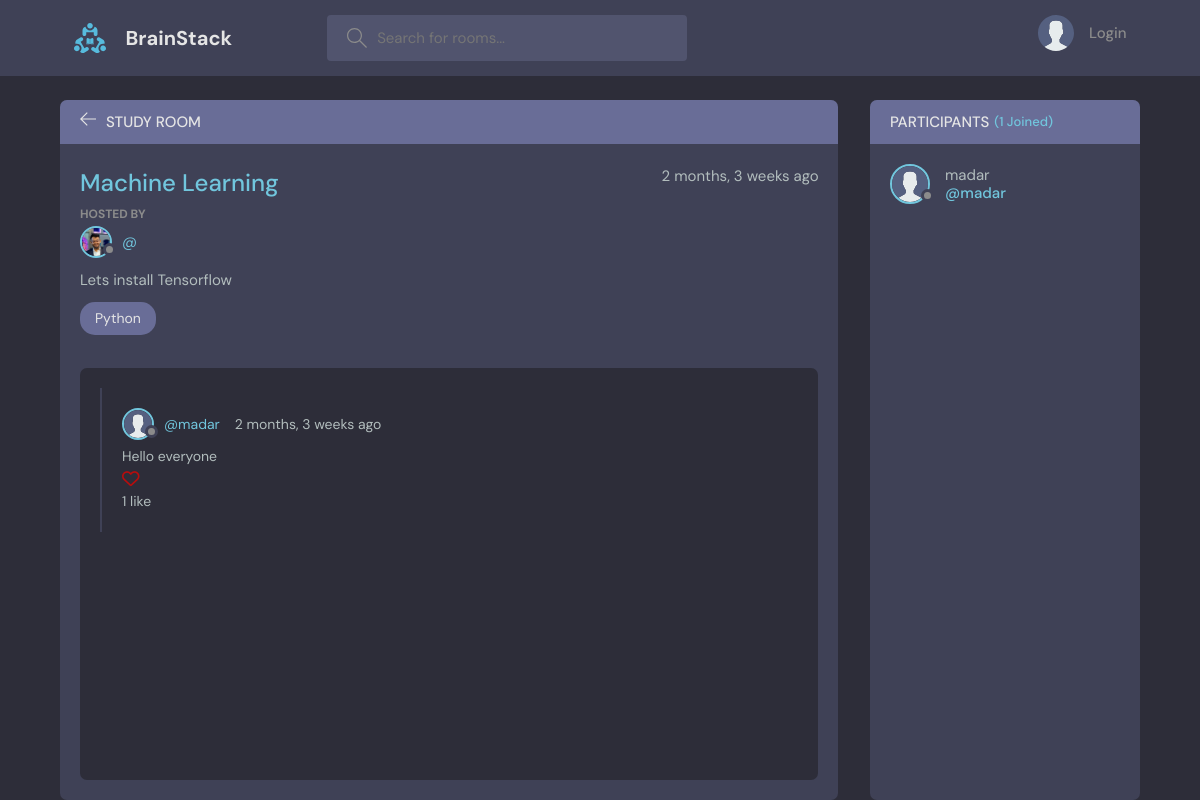
The page /room/4/ on the database as committed earlier.
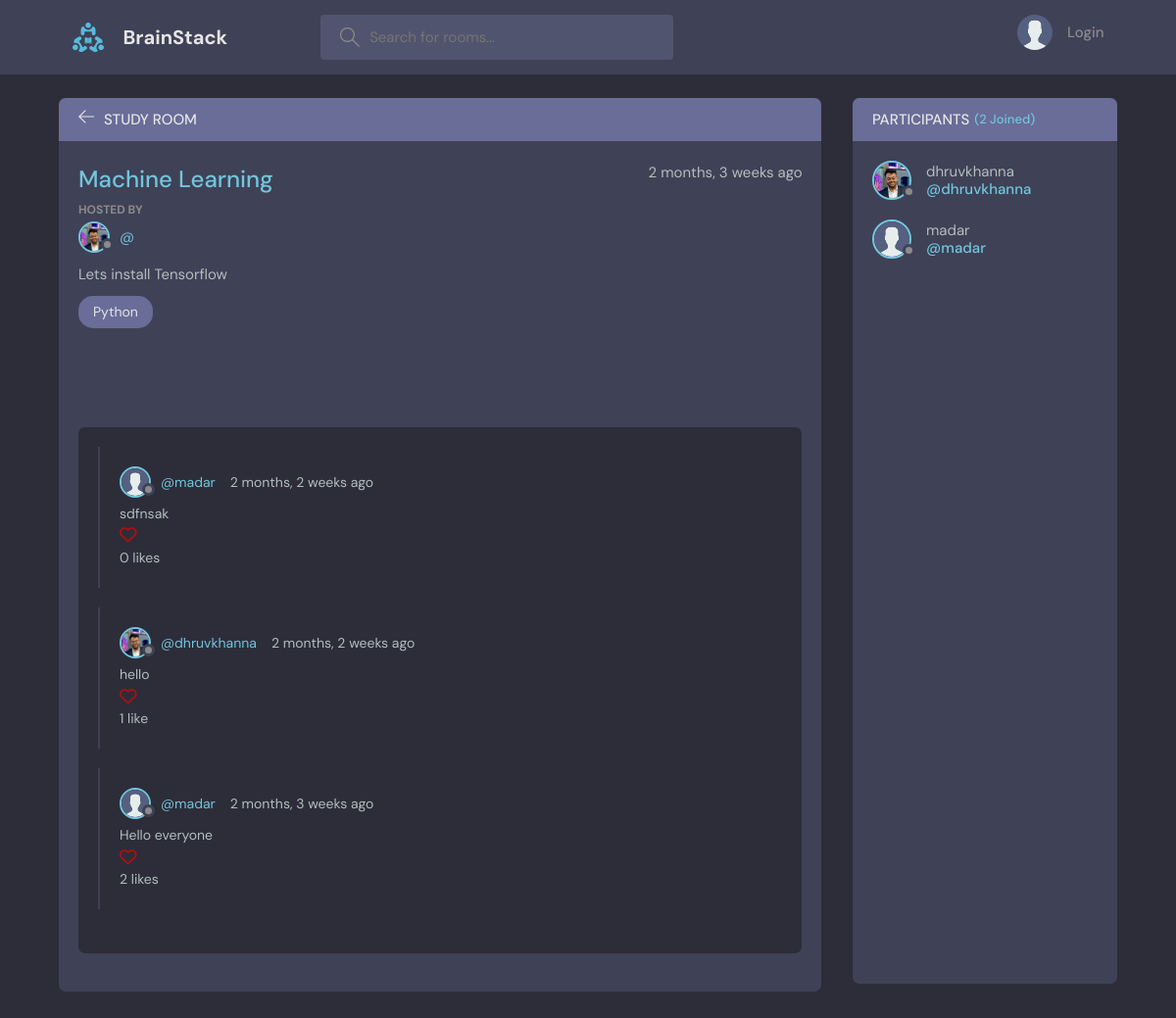
The same page on the database as committed later.
### base/models.py (models this page shows, shortened)
class Message(models.Model):
    user = models.ForeignKey(User, on_delete = models.CASCADE)
    room = models.ForeignKey(Room, on_delete = models.CASCADE)  #models.CASCADE deletes the messages upon deletion of the Room
    body = models.TextField()
    updated = models.DateTimeField(auto_now=True)
    created = models.DateTimeField(auto_now_add=True)
    liked = models.ManyToManyField(User, default=True, blank=True, related_name='liked')
    class Meta:
        ordering = ['-created', '-updated']

class User(AbstractUser):
    name = models.CharField(max_length=200, null=True)
    username = models.CharField(max_length=150, unique=True)
    email = models.EmailField(unique=True, null=True)
    bio = models.TextField(null=True)
    avatar = models.ImageField(null=True, default="avatar.svg")
    USERNAME_FIELD = 'username'
    REQUIRED_FIELDS = []

### base/views.py (the view, shortened to what this page needs)
# urls.py: path('room/<str:pk>/', views.room, name="room"),
def room(request,pk):
    room = Room.objects.get(id=int(pk))
    room_messages = room.message_set.all().order_by('-created')  # message model(child) from room model, set of all messages || order by created time descending( - )
    participants = room.participants.all()
    context = {
        'room': room,
        'room_messages': room_messages,
        'participants': participants
    }
    return render(request, 'base/room.html',context)

### base/models.py (called while the page is built)
    def __str__(self):
        return self.name

### base/templates/base/room.html (shortened to what this page needs)
{% extends 'main.html' %}
{% load static %}
{% block content %}
<link rel="stylesheet" href="{% static 'styles/style.css' %}" />
  <main class="profile-page layout layout--2">
    <div class="container">
      <div class="room">
        <div class="room__top">
          <div class="room__topLeft">
            <a href="{% url 'home' %}">
              <svg version="1.1" xmlns="http://www.w3.org/2000/svg" width="32" height="32" viewBox="0 0 32 32">
                <title>arrow-left</title>
                <path
                  d="M13.723 2.286l-13.723 13.714 13.719 13.714 1.616-1.611-10.96-10.96h27.625v-2.286h-27.625l10.965-10.965-1.616-1.607z"
                ></path>
              </svg>
            </a>
            <h3>Study Room</h3>
          </div>
        </div>
        <div class="room__box scroll">
          <div class="room__header scroll">
            <div class="room__info">
              <h3>{{ room.name }}</h3>
              <span>{{ room.created|timesince }} ago</span>
            </div>
            <div class="room__hosted">
              <p>Hosted By</p>
              <a href="{% url 'user-profile' user.id %}" class="room__author">
                <div class="avatar avatar--small">
                  <img src="{{ room.host.avatar.url }}" />
                </div>
                <span>@{{ user.username }}</span>
              </a>
            </div>
            <div class="room__details">
              {{ room.description }}
            </div>
            <span class="room__topics">{{ room.topic }}</span>
          </div>
          <div class="room__conversation">
            <div class="threads scroll">
              {% for message in room_messages %}
              <div class="thread">
                <div class="thread__top">
                  <div class="thread__author">
                    <a href="{% url 'user-profile' message.user.id %}" class="thread__authorInfo">
                      <div class="avatar avatar--small">
                        <img src="{{ message.user.avatar.url }}" />
                      </div>
                      <span>@{{ message.user.username }}</span>
                    </a>
                    <span class="thread__date">{{ message.created|timesince }} ago</span>
                  </div>
                </div>
                <div class="thread__details">
                    {{ message.body }}
                    {% if request.user is not  is_authenticated %}
                    <form action="{% url 'react-message' message.id %}" method="POST">
                    </form>
                    {% endif %}
                    <p>
                      {{ message.liked.all.count }}
                      {% if message.liked.all.count == 1 %}
                        like
                      {% else %}
                        likes
                      {% endif %}
                    </p>
                </div>
              </div>
              {% endfor %}
            </div>
          </div>
        </div>
      </div>
      <div class="participants">
        <h3 class="participants__top">Participants <span>({{ participants.count }} Joined)</span></h3>
        <div class="participants__list scroll">
          {% for user in participants %}
          <a href="{% url 'user-profile' user.id %}" class="participant">
            <div class="avatar avatar--medium">
              <img src="{{ user.avatar.url }}" />
            </div>
            <p>
              {{ user.username }}
              <span>@{{ user.username }}</span>
            </p>
          </a>
          {% endfor %}
        </div>
      </div>
    </div>
  </main>
 {% endblock content %}

Rows that differ between the two databases and show on the page:
added Message: user.avatar (placeholder picture), user.username "madar", created "2 months, 2 weeks", body "sdfnsak", liked.all.count "0", shows "likes"
added Message: user.avatar (picture), user.username "dhruvkhanna", created "2 months, 2 weeks", body "hello", liked.all.count "1"
computed for Message "2 months, 3 weeks": liked.all.count "1" → "2"; text "like" → "likes"
now on this page (row edited): User: avatar (picture), username "dhruvkhanna"
Other text that changed with them:
{{ participants.count }}: "1" → "2"
